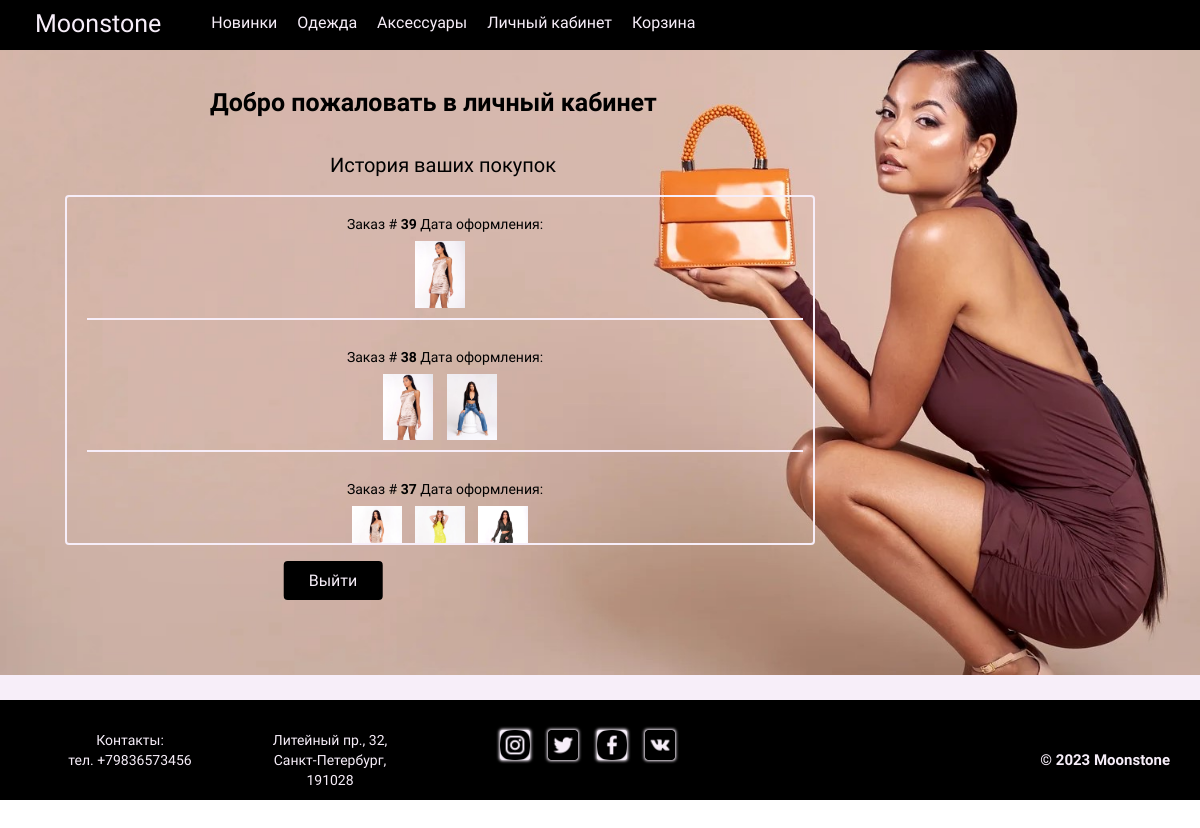
The app's page /account/ (signed in) with its own data.
### shop/models.py (models this page shows, shortened)
class Order(models.Model):
    user = models.ForeignKey(User, on_delete=models.CASCADE)
    first_name = models.CharField(max_length=255)
    last_name = models.CharField(max_length=255)
    email = models.EmailField()
    address = models.CharField(max_length=255)
    postal_code = models.CharField(max_length=20)
    city = models.CharField(max_length=255)
    created = models.DateTimeField(default=timezone.now)
    updated = models.DateTimeField(auto_now=True)
    paid = models.BooleanField(default=False)
    class Meta:
        ordering = ('-created',)

class OrderItem(models.Model):
    order = models.ForeignKey(Order, on_delete=models.CASCADE, related_name='items')
    product = models.ForeignKey(Product, on_delete=models.CASCADE)
    price = models.DecimalField(max_digits=10, decimal_places=2)
    quantity = models.PositiveIntegerField(default=1)
    color = models.CharField(max_length=50, default='Белый', null=True)
    size = models.CharField(max_length=20, default='One',null=True)

class Product(models.Model):
    name = models.CharField(max_length=255)
    description = models.TextField()
    price = models.DecimalField(max_digits=10, decimal_places=2)
    image = models.ImageField(upload_to='product_images', storage=fs)
    color = models.CharField(max_length=50, default='Белый', null=True)
    size = models.CharField(max_length=20, default='One',null=True)

### shop/views.py (the view)
# urls.py: path('account/', views.account_detail, name='account_detail'),
@login_required
def account_detail(request):
    orders = Order.objects.filter(user=request.user).order_by('-created')
    return render(request, 'shop/account_detail.html', {'orders': orders})

### templates/shop/account_detail.html (shortened to what this page needs)
{% extends 'shop/base.html' %}
{% load static %}
{% block content %}
    {% if user.is_authenticated %}
        <div class="account__body">
            <div class="account__hello">
                <h1>Добро пожаловать в личный кабинет </h1>
            </div>
            <div class="account__top">
                <p>История ваших покупок</p>
            </div>
            <div class="account__orders">
                {% for order in orders.all %}
                    <div class="account__order">
                        <div class="account__order__header">
                            <p>Заказ #
                                <a href="{% url 'shop:order_history' order.id %}">
                                    <b>{{ order.id }}</b>
                                </a>
                            Дата оформления: {{ order.created_at }}
                        </div>
                        <div class="account__order__body">
                            {% for item in order.items.all %}
                                <div class="account__order__item">
                                    <a href="{% url 'shop:order_history' order.id %}"> <img src="{{ item.product.image.url }}" alt="{{ item.product.name }}" width="50px"></a>
                                </div>
                            {% endfor %}
                        </div>
                    </div>
                {% endfor %}
            </div>
            <div class="account__out">
                <form method="post" action="{% url 'shop:logout' %}">
                    <button class="account__button" type="submit">Выйти</button>
                </form>
            </div>
        </div>
    {% else %}
        <p>Вы не авторизованы! <a href="{% url 'shop:login' %}">Войдите</a>, чтобы продолжить.</p>
    {% endif %}
{% endblock %}

### static/css/style.css (style rules this page uses)
* { padding: 0; margin: 0; border: 0; }
*,*:before,*:after { -moz-box-sizing: border-box; -webkit-box-sizing: border-box; box-sizing: border-box; }
html,body { height: 100%; width: 100%; font-size: 100%; line-height: 1; font-size: 14px; -ms-text-size-adjust: 100%; -moz-text-size-adjust: 100%; -webkit-text-size-adjust: 100%; }
input,button,textarea { font-family:inherit; }
button { cursor: pointer; }
a, a:visited { text-decoration: none; }
img { vertical-align: top; }
h1,h2,h3,h4,h5,h6 { font-size:inherit;font-weight: 400; }
body { font-family: 'Kosugi Maru', sans-serif; max-width: 100%; }
.account__body { background-color: #f7eef9; padding-top: 50px; position: relative; height: 700px; padding-bottom: 100px; background-image: url('../../static/img/100.jpg'); background-size: 100%; background-repeat: no-repeat; }
.account__hello { font-size: 20px; font-weight: 700; padding-top: 40px; padding-bottom: 30px; padding-left: 100px; }
.account__hello h1 { padding-bottom: 10px; font-size: 25px; font-weight: 700; padding-left: 110px; }
.account__top { position: absolute; left: 330px; font-size: 20px; }
.account__orders { margin-top: 40px; max-height: 350px; overflow-y: auto; width: 750px; margin-left: 65px; border: 2px solid #f7eef9; border-radius: 4px; text-align: center; padding-left: 10px; background-image: image(1.jpg); }
.account__order { padding: 10px; }
.account__order__header { padding: 10px; }
.account__order__header b { color: #000; }
.account__order__body { border-bottom: 2px solid #f7eef9; padding-bottom: 10px; }
.account__order__item { display: inline-block; vertical-align: middle; margin-right: 10px; }
.account__out { position: absolute; bottom: 0; left: 31.5%; transform: translateX(-50%); }
.account__button { display: block; margin: 100px; margin-left: 10px; text-align: center; padding: 10px 25px; border-radius: 4px; background-color: #000000; color: #f7eef9; font-size: 16px; }

### records on screen
Order: id "39"
OrderItem: product.image (picture)
Order: id "38"
OrderItem: product.image (picture)
OrderItem: product.image (picture)
Order: id "37"
OrderItem: product.image (picture)
OrderItem: product.image (picture)
OrderItem: product.image (picture)
